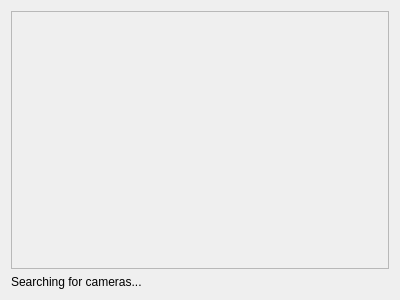
<?xml version="1.0" encoding="UTF-8"?>
<ui version="4.0">
 <class>MilestoneCameraPage</class>
 <widget class="QWizardPage" name="MilestoneCameraPage">
  <property name="geometry">
   <rect>
    <x>0</x>
    <y>0</y>
    <width>400</width>
    <height>300</height>
   </rect>
  </property>
  <property name="windowTitle">
   <string>Milestone camera</string>
  </property>
  <property name="title">
   <string>Milestone camera</string>
  </property>
  <property name="subTitle">
   <string>Select camera</string>
  </property>
  <layout class="QVBoxLayout" name="verticalLayout">
   <item>
    <widget class="QListWidget" name="m_Cameras">
     <property name="enabled">
      <bool>false</bool>
     </property>
     <property name="editTriggers">
      <set>QAbstractItemView::NoEditTriggers</set>
     </property>
     <property name="showDropIndicator" stdset="0">
      <bool>false</bool>
     </property>
     <property name="selectionBehavior">
      <enum>QAbstractItemView::SelectRows</enum>
     </property>
     <property name="uniformItemSizes">
      <bool>true</bool>
     </property>
    </widget>
   </item>
   <item>
    <widget class="QLabel" name="m_Searching">
     <property name="text">
      <string>Searching for cameras...</string>
     </property>
    </widget>
   </item>
  </layout>
 </widget>
 <layoutdefault spacing="6" margin="11"/>
 <resources/>
 <connections>
  <connection>
   <sender>m_Cameras</sender>
   <signal>currentRowChanged(int)</signal>
   <receiver>MilestoneCameraPage</receiver>
   <slot>onCurrentCameraChanged()</slot>
   <hints>
    <hint type="sourcelabel">
     <x>199</x>
     <y>149</y>
    </hint>
    <hint type="destinationlabel">
     <x>199</x>
     <y>149</y>
    </hint>
   </hints>
  </connection>
 </connections>
 <slots>
  <slot>onCurrentCameraChanged()</slot>
 </slots>
</ui>
